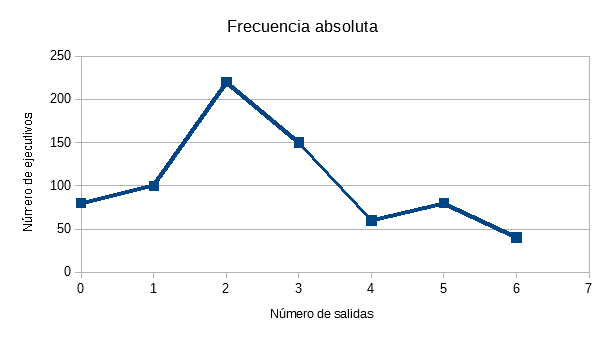
#> input picture tactiver/cod/uploads/214fcaa7_grafica_2.png, 604 x 340 px
$ python -i segmentador.py   (imports and definitions only)
#> lines starting #> are read from the running program, lines starting #| are printed output that depends on the picture; after the words box and inside, x2 and y2 are one past the last pixel; in counts of white or black regions, pixels touching at a corner belong together
#> further down, picture is the input picture: shape (340, 604, 3); mean B, G, R 250.1, 249.3, 248.4
# -*- coding: utf-8 -*-
"""
segmentador.py
==============
Pipeline 100% automático (sin clics manuales, sin SAM2) para:
  1) Detectar los ejes X e Y de una gráfica (OpenCV / Hough).
  2) Detectar la curva de datos por color dominante.
  3) Detectar y clasificar el texto (título, números eje X, números eje Y)
     con Tesseract OCR, según su posición respecto a los ejes.
  4) Calibrar píxel -> valor real usando las etiquetas numéricas leídas.
  5) Exportar un único CSV con todo: ejes, textos y puntos de la curva.

Pensado para ser llamado desde una interfaz web (ver app.py), no requiere
ninguna interacción del usuario más allá de subir la imagen.
"""

import os
import re
import csv
import uuid

import cv2
import numpy as np
import pytesseract
from pytesseract import Output

# --- Configuración de Tesseract OCR en Windows ---
# Si el motor de Tesseract no está en el PATH del sistema, hay que indicarle
# a pytesseract dónde encontrar el ejecutable. Ajusta esta ruta si instalaste
# Tesseract en una carpeta distinta a la que aparece por defecto.
_RUTA_TESSERACT_WINDOWS = r"C:\Program Files\Tesseract-OCR\tesseract.exe"
if os.name == "nt" and os.path.isfile(_RUTA_TESSERACT_WINDOWS):
    pytesseract.pytesseract.tesseract_cmd = _RUTA_TESSERACT_WINDOWS


# ============================================================
# 1) DETECCIÓN AUTOMÁTICA DE EJES (Hough)
# ============================================================

# [54 lines left out: function detectar_ejes, not called in this run]


# ============================================================
# 2) DETECCIÓN AUTOMÁTICA DE LA CURVA (color dominante)
# ============================================================

def detectar_curva(imagen_bgr, sat_minima=60, tolerancia_hue=12, area_minima=40):
    """
    Encuentra la curva de datos asumiendo que es la línea de color más
    "saturado" (distinto de fondo blanco/gris y de texto/ejes negros).
    Devuelve una máscara booleana del mismo tamaño que la imagen, o None
    si no se detecta ningún color dominante.
    """
#> called with sat_minima = 60, tolerancia_hue = 12, area_minima = 40
    hsv = cv2.cvtColor(imagen_bgr, cv2.COLOR_BGR2HSV)
#> hsv: shape (340, 604, 3); mean H, S, V 1.4, 3.4, 250.1
    h, s, v = cv2.split(hsv)
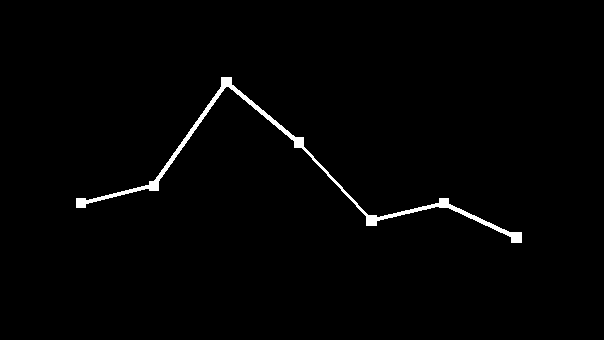
#> h: shape (340, 604); values 0 (black) and 105 (white), 1.3% white; 1 white region, box (x1, y1, x2, y2) and area: (76, 77, 522, 243) 2708

    mask_color = s > sat_minima
    if not mask_color.any():
        return None

    hues = h[mask_color]
#> hues = 2708 values from 105 to 105
    hist = np.bincount(hues, minlength=180)
#> hist = 180 values, max 2708 at index 105, min 0 at index 0, mean 15.04
    hue_dom = int(np.argmax(hist))
#> hue_dom = 105

    lower = max(hue_dom - tolerancia_hue, 0)
#> lower = 93
    upper = min(hue_dom + tolerancia_hue, 179)
#> upper = 117

    mask_hue = ((h >= lower) & (h <= upper) & mask_color).astype(np.uint8)

    n_labels, labels, stats, _ = cv2.connectedComponentsWithStats(mask_hue, connectivity=8)
#> n_labels = 2; stats = [[0, 0, 604, 340, 202652], [76, 77, 446, 166, 2708]]
    if n_labels <= 1:
        return None

    areas = stats[1:, cv2.CC_STAT_AREA]
#> areas = [2708]
    idx_mayor = 1 + int(np.argmax(areas))
#> idx_mayor = 1
    if areas[idx_mayor - 1] < area_minima:
        return None

    return labels == idx_mayor


# ============================================================
# 3) DETECCIÓN Y CLASIFICACIÓN AUTOMÁTICA DE TEXTO
# ============================================================

# [518 lines left out: functions _mapa_distancia_curva, detectar_textos, detectar_texto_vertical, ajustar_lineal, procesar_imagen, not called in this run]

>>> import cv2
>>> picture = cv2.imread('uploads/214fcaa7_grafica_2.png')
>>> result = detectar_curva(picture)
